Frame 1 (no input): blank canvas, image omitted
Frame 60 (no input): blank canvas, image omitted
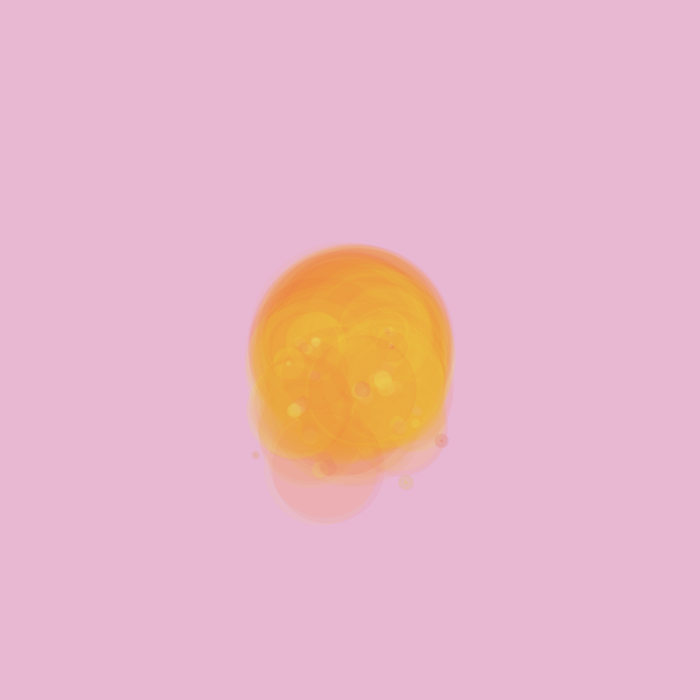
Frame 120 (the mouse pressed at the canvas centre since frame 60)

The p5.js sketch whose frames 1 and 60 were blank and that drew this single picture after the mouse press (run headless with seeded random() and noise() and a simulated clock; from frame 60 on, the mouse is pressed at the canvas centre):

// p5.js sketch
// ── sketch.js
var lightParticles = [];
var lampParticles = [];
var maxLightLife = 50;
var maxLampLife = 50;

function Light(x, y, offset, parentAngle, pointSize) {

  this.pos = new p5.Vector(x, y);
  this.offset = offset;
  this.push = random(-100, -10);

  this.parentAngle = parentAngle;
  this.angle = random(-45, 45);
  this.angleRate = random(-2, 2);

  this.pointSize = pointSize
  this.alpha = random(10, 150);

  this.life = maxLightLife;
  this.lifeRate = random(0.4, 1.25);

  this.move = function() {
    this.life -= this.lifeRate;
    this.angle += this.angleRate;
  }

  this.display = function() {
    push();
    translate(this.pos.x, this.pos.y);
    rotate(radians(this.parentAngle));
    translate(this.offset, 0);
    rotate(radians(-this.parentAngle));

    rotate(radians(this.angle));
    translate(0, map(this.life, maxLightLife, 0, 0, this.push));
    scale(map(this.life, maxLightLife, 0, 1, 0));

    stroke(0, 0, 0, this.alpha);
    strokeWeight(this.pointSize);
    point(0, 0);

    pop();
  }
}

function Lamp(x, y) {

  this.pos = new p5.Vector(x, y);

  this.push = 100;

  this.vel = new p5.Vector(mouseX, mouseY);
  this.vel.sub(new p5.Vector(pmouseX, pmouseY));
  this.vel.mult(0.1);

  this.angle = random(0, 360);

  this.life = maxLampLife;
  this.lifeRate = random(0.35, 1);

  this.particles = [];
  for (var i = 0; i < 3; i++) {
    this.particles.push([new p5.Vector(random(-10, 10), random(-10, 10)), random(0, 50)]);
  }

  this.move = function() {
    this.life -= this.lifeRate;

    this.vel.y += 0.05;
    this.pos.add(this.vel);
  }

  this.spawn = function() {
    var offset = map(this.life, maxLampLife, 0, 0, this.push);

    var pointSize = random(25, 50) * map(this.life, maxLampLife, 0, 1, 0);

    lightParticles.push(new Light(this.pos.x, this.pos.y, offset, this.angle, pointSize));
  }

  this.display = function() {
    push();
    translate(this.pos.x, this.pos.y);
    rotate(radians(this.angle));
    translate(map(this.life, maxLampLife, 0, 0, this.push), 0);
    scale(map(this.life, maxLampLife, 0, 1, 0));


    for (var i = 0; i < this.particles.length; i++) {
      var particlePos = this.particles[i][0];
      var particleHue = this.particles[i][1];

      stroke(particleHue, 200, 255, 20);
      strokeWeight(200);
      point(particlePos.x, particlePos.y);

      stroke(this.particles[i][1], 155, 255, 70);
      strokeWeight(30);
      point(particlePos.x, particlePos.y);
    }

    pop();
  }
}


function setup() {
  createCanvas(700,700);

  colorMode(HSB, 280);

  background(255);
}


function draw() {
  background(255, lampParticles.length, 255);

  if (mouseIsPressed && mouseButton == LEFT) {
    lampParticles.push(new Lamp(mouseX, mouseY));
  }

  for (var i = lightParticles.length - 1; i > -1; i--) {
    lightParticles[i].move();
    lightParticles[i].display();

    if (lightParticles[i].life < 0) {
      lightParticles.splice(i, 1);
    }
  }

  for (var i = lampParticles.length - 1; i > -1; i--) {
    lampParticles[i].move();
    lampParticles[i].display();

    if (lampParticles[i].life < 0) {
      lampParticles.splice(i, 1);
    }
  }
}
